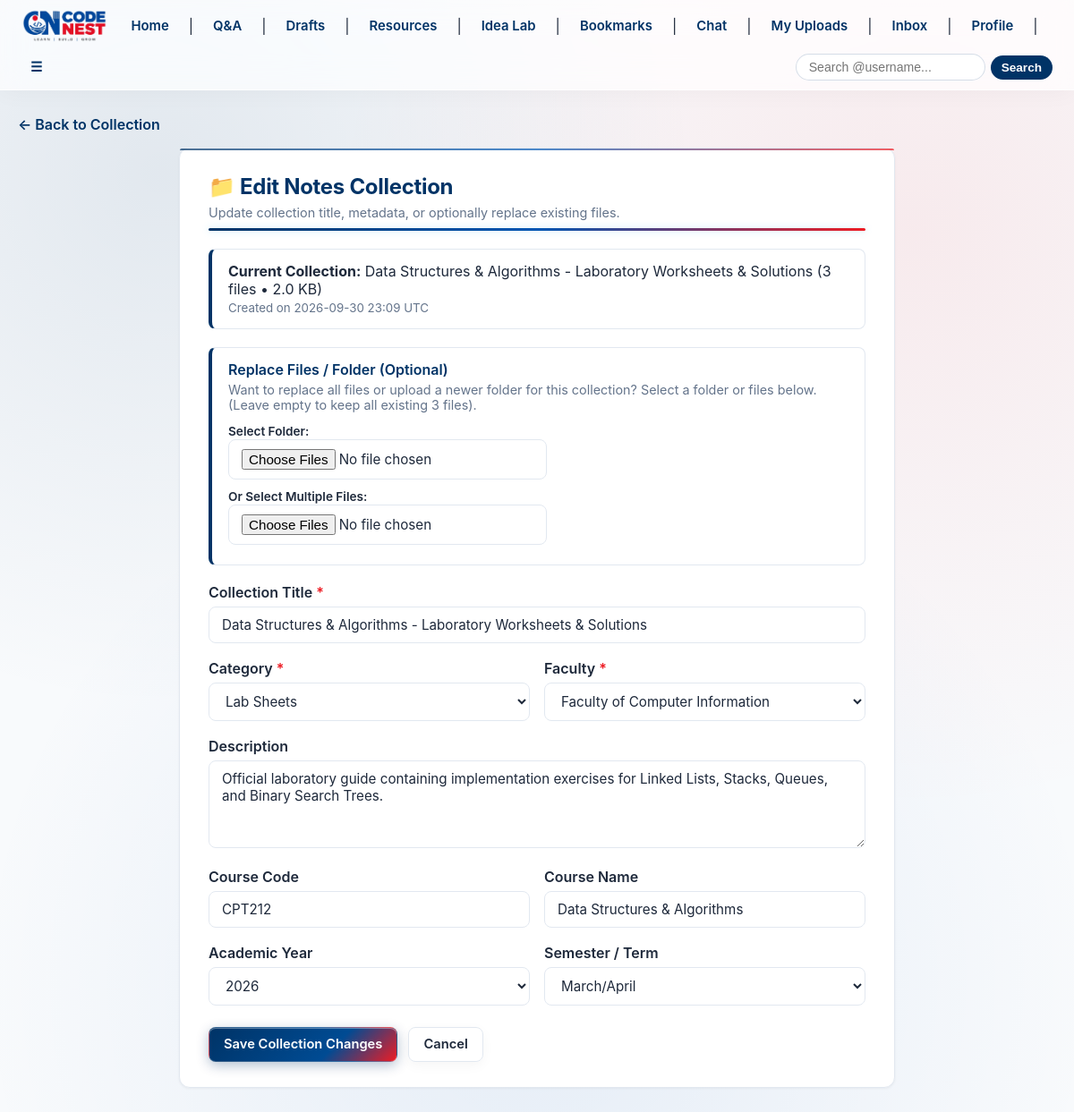
Page /resources/collections/5/edit (signed in) on the committed database.
### models.py (models this page shows, shortened)
class ResourceCollection(db.Model):
    __tablename__ = 'resource_collections'
    __table_args__ = (
        db.CheckConstraint(f"faculty IN {tuple(FACULTY_CODES)}", name='ck_collection_faculty_valid'),
    )
    id = db.Column(db.Integer, primary_key=True)
    title = db.Column(db.String(150), nullable=False)
    description = db.Column(db.Text, nullable=True)
    category = db.Column(db.String(50), nullable=False, default='Lecture Notes')
    faculty = db.Column(db.String(10), nullable=False, default=FACULTY_CODES[0])
    course_code = db.Column(db.String(20), nullable=True)
    course_name = db.Column(db.String(150), nullable=True)
    academic_year = db.Column(db.String(20), nullable=True)
    semester = db.Column(db.String(20), nullable=True)
    uploader_id = db.Column(db.Integer, db.ForeignKey('users.id', name='fk_collections_uploader_id'), nullable=False)
    created_at = db.Column(db.DateTime, default=lambda: datetime.now(timezone.utc))
    uploader = db.relationship('User', backref=db.backref('resource_collections', lazy=True))
    resources = db.relationship(
        'Resource',
        backref=db.backref('collection', lazy=True),
        cascade='all, delete-orphan',
        lazy=True,
        order_by='Resource.relative_path'
    )
    @property
    def files_count(self):
        return len(self.resources)
    @property
    def total_size_bytes(self):
        return sum(r.file_size or 0 for r in self.resources)
    @property
    def formatted_total_size(self):
        size = self.total_size_bytes
        if not size:
            return '0 B'
        for unit in ['B', 'KB', 'MB', 'GB']:
            if size < 1024.0:
                return f"{size:.1f} {unit}" if unit != 'B' else f"{int(size)} B"
            size /= 1024.0
        return f"{size:.1f} TB"
    @property
    def formatted_size(self):
        return self.formatted_total_size

class Resource(db.Model):
    __tablename__ = 'resources'
    __table_args__ = (
        db.CheckConstraint(f"faculty IN {tuple(FACULTY_CODES)}", name='ck_resource_faculty_valid'),
    )
    id = db.Column(db.Integer, primary_key=True)
    title = db.Column(db.String(150), nullable=False)
    description = db.Column(db.Text, nullable=True)
    filename = db.Column(db.String(255), nullable=False)
    stored_filename = db.Column(db.String(255), nullable=False, unique=True)
    file_size = db.Column(db.Integer, nullable=False)  # size in bytes
    file_type = db.Column(db.String(20), nullable=False)  # file extension, e.g. pdf, docx
    category = db.Column(db.String(50), nullable=False, default='Lecture Notes')
    faculty = db.Column(db.String(10), nullable=False, default=FACULTY_CODES[0])
    course_code = db.Column(db.String(20), nullable=True)
    course_name = db.Column(db.String(150), nullable=True)
    academic_year = db.Column(db.String(20), nullable=True)
    semester = db.Column(db.String(20), nullable=True)
    download_count = db.Column(db.Integer, nullable=False, default=0)
    collection_id = db.Column(db.Integer, db.ForeignKey('resource_collections.id', name='fk_resources_collection_id', ondelete='CASCADE'), nullable=True)
    relative_path = db.Column(db.String(500), nullable=True)
    uploader_id = db.Column(db.Integer, db.ForeignKey('users.id', name='fk_resources_uploader_id'), nullable=False)
    created_at = db.Column(db.DateTime, default=lambda: datetime.now(timezone.utc))
    uploader = db.relationship('User', backref=db.backref('resources', lazy=True))

### app.py (the view, shortened to what this page needs)
@app.route('/resources/collections/<int:collection_id>/edit', methods=['GET', 'POST'], endpoint='resource_collection_edit')
@app.route('/resources/collections/<int:collection_id>/edit', methods=['GET', 'POST'], endpoint='collection_edit')
@app.route('/resources/collection/<int:collection_id>/edit', methods=['GET', 'POST'], endpoint='collection_edit_singular')
@login_required
def resource_collection_edit(collection_id):
    collection = db.session.get(ResourceCollection, collection_id)
    if not collection:
        flash('Collection not found.', 'danger')
        return redirect(url_for('resources_list'))
    if collection.uploader_id != current_user.id and not current_user.is_admin():
        flash('You are not authorized to edit this collection.', 'danger')
        return redirect(url_for('resource_collection_detail', collection_id=collection.id))
    form = CollectionEditForm(obj=collection)
    return render_template('resources/collection_edit.html', form=form, collection=collection)

### forms.py
class CollectionEditForm(FlaskForm):
    title = StringField('Title', validators=[DataRequired(), Length(min=3, max=150), NoProfanity()])
    category = SelectField('Category', choices=RESOURCE_CATEGORIES, validators=[DataRequired()])
    faculty = SelectField('Faculty', choices=FACULTIES, validators=[DataRequired()])
    description = TextAreaField('Description (Optional)', validators=[Length(max=1000), NoProfanity()])
    course_code = StringField('Course / Module Code (Optional)', validators=[Length(max=20), NoProfanity()], filters=[lambda x: x.strip().upper() if x else None])
    course_name = StringField('Course / Module Name (Optional)', validators=[Length(max=150), NoProfanity()])
    academic_year = SelectField('Academic Year (Optional)', choices=ACADEMIC_YEAR_CHOICES)
    semester = SelectField('Semester / Term (Optional)', choices=SEMESTER_CHOICES)
    replacement_folder = MultipleFileField('Replace All Files / Folder (Optional)')
    submit = SubmitField('Update Collection')

### app.py (called while the page is built, shortened)
@login_manager.user_loader
def load_user(user_id):
    return db.session.get(User, int(user_id))

@app.context_processor
def inject_global_vars():
    return {
        'app_name': 'CodeNest',
        'current_year': datetime.now(timezone.utc).year
    }

@app.context_processor
def inject_global_vars():
    return dict(app_name="Codenest")

@app.before_request
def check_account_restrictions():
    if current_user.is_authenticated:
        try:
            db.session.refresh(current_user)
        except Exception:
            pass
        is_restricted = False
        message = ""
        if current_user.is_banned:
            is_restricted = True
            message = "This account has been permanently banned from CodeNest."
        else:
            is_susp, susp_date, susp_reason = current_user.get_suspension_status()
            if is_susp:
                is_restricted = True
                date_str = susp_date.strftime('%Y-%m-%d %H:%M UTC') if hasattr(susp_date, 'strftime') else str(susp_date)
                reason_str = f" Reason: {susp_reason}" if susp_reason else ""
                message = f"Your account is temporarily suspended until {date_str}.{reason_str}"

### models.py (called while the page is built, shortened)
    def is_admin(self):
        return bool(self.role and self.role.strip().lower() == 'admin')

    def is_suspended(self):
        return False

    def get_suspension_status(self):
        if self.is_suspended():
            return True, self.suspended_until, self.suspension_reason
        return False, None, None

### templates/resources/collection_edit.html (shortened to what this page needs)
{% extends "base.html" %}
{% block content %}
<div class="res-container">
<div style="margin-bottom: 16px; display: flex; justify-content: space-between; align-items: center;">
    <a href="{{ url_for('resource_collection_detail', collection_id=collection.id) }}" style="color: var(--primary-blue); font-weight: 600; display: inline-flex; align-items: center; gap: 4px; text-decoration: none;">
        &larr; Back to Collection
    </a>
</div>
<div class="qa-card" style="max-width: 800px; margin: 0 auto; padding: 28px 32px;">
    <div class="qa-brand-header">
        <h2 style="margin: 0; color: var(--primary-blue); font-size: 1.5rem;">📁 Edit Notes Collection</h2>
        <p style="margin: 6px 0 0 0; color: var(--text-muted); font-size: 0.9rem;">
            Update collection title, metadata, or optionally replace existing files.
        </p>
    </div>
    <div class="res-info-box" style="margin-bottom: 20px;">
        <strong>Current Collection:</strong> {{ collection.title }} ({{ collection.files_count }} files &bull; {{ collection.formatted_size }})<br>
        <small style="color: var(--text-muted);">Created on {{ collection.created_at.strftime('%Y-%m-%d %H:%M') }} UTC</small>
    </div>
    <form method="POST" action="{{ url_for('resource_collection_edit', collection_id=collection.id) }}" enctype="multipart/form-data" class="res-form">
        <div class="res-info-box res-info-box--rules" style="margin-bottom: 20px;">
            <label style="font-weight: 600; color: var(--primary-blue);">Replace Files / Folder (Optional)</label>
            <p style="margin: 4px 0 10px 0; font-size: 0.9rem; color: var(--text-muted);">
                Want to replace all files or upload a newer folder for this collection? Select a folder or files below. (Leave empty to keep all existing {{ collection.files_count }} files).
            </p>
            <label style="font-size: 0.85rem; font-weight: 600; color: var(--text-color);">Select Folder:</label><br>
            <input type="file" id="folder_input" name="replacement_folder" webkitdirectory directory multiple onchange="handleFolderSelect(this)" style="margin-bottom: 8px;"><br>
            <label style="font-size: 0.85rem; font-weight: 600; color: var(--text-color);">Or Select Multiple Files:</label><br>
            <input type="file" name="files" multiple onchange="handleIndividualFilesSelect(this)">
        </div>
        <div class="res-form-group">
            <label style="display: block; font-weight: 600; margin-bottom: 6px; color: var(--text-color);">
                Collection Title <span style="color: var(--primary-red);">*</span>
            </label>
            {{ form.title(class="res-form-field", style="width: 100%;") }}
        </div>
        <div style="display: grid; grid-template-columns: repeat(auto-fit, minmax(200px, 1fr)); gap: 16px; margin-bottom: 18px;">
            <div>
                <label style="display: block; font-weight: 600; margin-bottom: 6px; color: var(--text-color);">
                    Category <span style="color: var(--primary-red);">*</span>
                </label>
                {{ form.category(class="res-form-field", style="width: 100%;") }}
            </div>
            <div>
                <label style="display: block; font-weight: 600; margin-bottom: 6px; color: var(--text-color);">
                    Faculty <span style="color: var(--primary-red);">*</span>
                </label>
                {{ form.faculty(class="res-form-field", style="width: 100%;") }}
            </div>
        </div>
        <div class="res-form-group">
            <label style="display: block; font-weight: 600; margin-bottom: 6px; color: var(--text-color);">
                Description
            </label>
            {{ form.description(rows=4, class="res-form-field", style="width: 100%;") }}
        </div>
        <div style="display: grid; grid-template-columns: repeat(auto-fit, minmax(200px, 1fr)); gap: 16px; margin-bottom: 18px;">
            <div>
                <label style="display: block; font-weight: 600; margin-bottom: 6px; color: var(--text-color);">Course Code</label>
                {{ form.course_code(class="res-form-field", style="width: 100%;", placeholder="e.g. CPT111, BCN2023") }}
            </div>
            <div>
                <label style="display: block; font-weight: 600; margin-bottom: 6px; color: var(--text-color);">Course Name</label>
                {{ form.course_name(class="res-form-field", style="width: 100%;", placeholder="e.g. Data Structures & Algorithms") }}
            </div>
        </div>
        <div style="display: grid; grid-template-columns: repeat(auto-fit, minmax(200px, 1fr)); gap: 16px; margin-bottom: 18px;">
            <div>
                <label style="display: block; font-weight: 600; margin-bottom: 6px; color: var(--text-color);">Academic Year</label>
                {{ form.academic_year(class="res-form-field", style="width: 100%;") }}
            </div>
            <div>
                <label style="display: block; font-weight: 600; margin-bottom: 6px; color: var(--text-color);">Semester / Term</label>
                {{ form.semester(class="res-form-field", style="width: 100%;") }}
            </div>
        </div>
        <div style="display: flex; gap: 12px; align-items: center; margin-top: 24px;">
            {{ form.submit(class="btn btn-primary", value="Save Collection Changes") }}
            <a href="{{ url_for('resource_collection_detail', collection_id=collection.id) }}" class="btn btn-secondary">Cancel</a>
        </div>
    </form>
</div>
</div>
{% endblock %}

### templates/base.html (style rules this page uses)
* { box-sizing: border-box; }
body { font-family: -apple-system, BlinkMacSystemFont, "Segoe UI", Roboto, "Helvetica Neue", Arial, sans-serif; margin: 0; padding: 0; color: #0f172a; background: radial-gradient(circle at 15% 15%, rgba(0, 51, 102, 0.09) 0%, transparent 40%), radial-gradient(circle at 85% 20%, rgba(237, 28, 36, 0.07) 0%, transparent 45%), radial-gradient(circle at 50% 85%, rgba(0, 79, 182, 0.08) 0%, transparent 50%), #f6f8fc; background-attachment: fixed; min-height: 100vh; }
.content-wrap h2 { color: #003366; letter-spacing: -0.3px; }
.content-wrap :where(input, select, textarea) { padding: 9px 12px; border: 1px solid rgba(0,51,102,0.15); border-radius: 10px; background: rgba(255,255,255,0.8); font: inherit; color: inherit; }
.content-wrap :where(button, input[type="submit"]) { padding: 10px 18px; border: 0; border-radius: 12px; background: linear-gradient(135deg,#003366,#004FB6); color: #fff; font-weight: 700; cursor: pointer; transition: transform .2s ease, box-shadow .2s ease; }
.btn-primary { background: linear-gradient(135deg,#003366,#004FB6); color: #fff; box-shadow: 0 6px 20px rgba(0,51,102,0.28); }
.btn-secondary { background: rgba(255,255,255,0.75); color: #003366; border: 1px solid rgba(255,255,255,0.9); box-shadow: 0 4px 14px rgba(0,0,0,0.04); }

### templates/resources/_resource_styles.html (style rules this page uses)
.res-container { color: var(--text-color); transition: background-color 0.3s ease, color 0.3s ease; padding: 4px 0 24px 0; min-height: 80vh; }
.res-container input[type="text"], .res-container input[type="number"], .res-container input[type="file"], .res-container select, .res-container textarea, .res-card input[type="text"], .res-card select, .res-card textarea, .res-filter-bar input[type="text"], .res-filter-bar select, .res-form-field { box-sizing: border-box; padding: 10px 14px; border: 1px solid var(--border-color); border-radius: 8px; background-color: var(--surface-card); color: var(--text-color); font-size: 0.95rem; font-family: inherit; outline: none; backdrop-filter: blur(8px); -webkit-backdrop-filter: blur(8px); transition: all 0.2s ease; }
.res-container a { color: var(--primary-blue); text-decoration: none; transition: color 0.15s ease; }
.res-info-box { background: var(--surface-card); border: 1px solid var(--border-color); border-left: 4px solid var(--primary-blue); border-radius: 8px; padding: 14px 18px; margin-bottom: 16px; color: var(--text-color); backdrop-filter: blur(8px); }
.res-info-box--rules { border-left-color: var(--primary-blue); }
.res-form-group { margin-bottom: 18px; }
.res-form-group label { display: block; font-weight: 600; margin-bottom: 6px; color: var(--text-color); }

### rows in the picture
ResourceCollection: title "Data Structures & Algorithms - Laboratory Worksheets & Solutions", created_at "2026-09-30 23:09", category "Lab Sheets", faculty "Faculty of Computer Information", description "Official laboratory guide containing implementation exercises for Linked Lists, Stacks, Queues, and Binary Search Trees.", course_code "CPT212", course_name "Data Structures & Algorithms", academic_year "2026", semester "March/April"
Resource: formatted_size "2.0 KB"

### other values in the picture
{{ collection.files_count }} "3"
